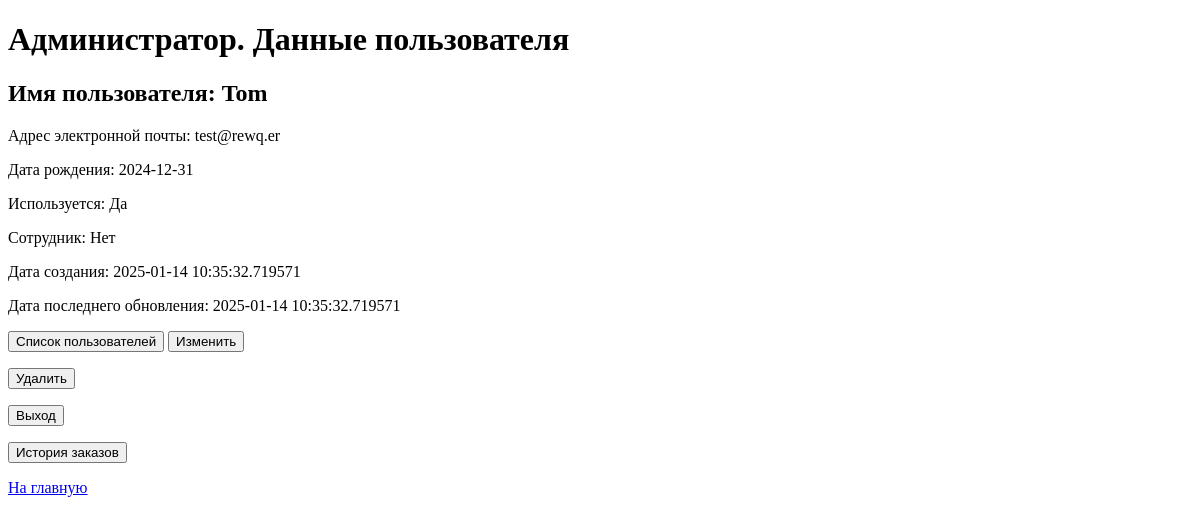
Before: /user/list/2 (signed in) with the older database file.
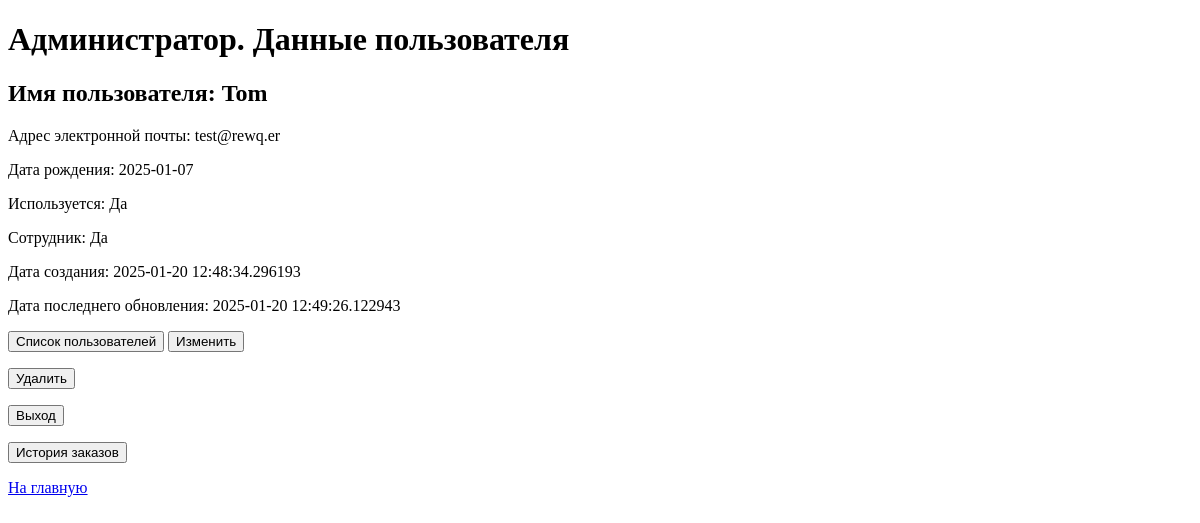
After: the same page with the newer database file.
### app/models/users.py (models this page shows)
class User(Base):
    __tablename__ = 'users'
    __table_args__ = {'keep_existing': True}
    id = Column(INTEGER, primary_key=True, index=True)
    username = Column(String, index=True, unique=True)
    email = Column(String, index=True, unique=True)
    day_birth = Column(DATE)
    password = Column(String)
    is_active = Column(BOOLEAN, default=True)
    is_staff = Column(BOOLEAN, default=False)
    admin = Column(BOOLEAN, default=False)
    created_at = Column(DATETIME)
    updated_at = Column(DATETIME)
    purchase = relationship(
        'BuyerProd',
        back_populates='user',
        cascade='save-update, merge, delete, delete-orphan',
        passive_deletes=True,
    )

### app/routers/users.py (the view)
@user_router.get('/list/{id_user}')
async def select_user_admin_get(request: Request, db: Annotated[Session, Depends(get_db)],
                                user: Annotated[User, Depends(get_current_user)], id_user: int):
    info = {'request': request, 'title': 'Администратор. Данные пользователя'}
    if user is None:
        return HTTPException(status_code=status.HTTP_404_NOT_FOUND,
                             detail='Вы не авторизованны или у вас отсутствуют права')
    elif not user.admin:
        return HTTPException(status_code=status.HTTP_404_NOT_FOUND,
                             detail='Вы не авторизованны или у вас отсутствуют права')
    user = find_user_by_id(db, id_user)
    if user is None:
        return HTTPException(status_code=status.HTTP_404_NOT_FOUND, detail='Пользователь не найден')
    else:
        info['user'] = user
        info['is_staff'] = user.admin
    return templates.TemplateResponse("admin_user.html", info)

### app/templates/users/admin_user.html (shortened to what this page needs)
<!DOCTYPE html>
<html lang="en">
<head>
</head>
<body>
    <h1>{{title}}</h1>
    {% if user %}
        <h2> Имя пользователя: {{user.username}}</h2>
        <p> Адрес электронной почты: {{user.email}}</p>
        <p> Дата рождения: {{user.day_birth}}</p>
            <p>Используется: {% if user.is_active %} Да {% else %} Нет {% endif %}</p>
            <p>Сотрудник: {% if user.is_staff %} Да {% else %} Нет {% endif %}</p>
             <p>Дата создания: {{user.created_at}}</p>
            <p>Дата последнего обновления: {{user.updated_at}}</p>
            <a href="\user\list"><button>Список пользователей</button></a>
        <a href="\user\list\update\{{user.id}}"><button>Изменить</button></a>
        <a href="\user\list\delete\{{user.id}}"><button>Удалить</button></a>
        <p><a href="\user\logout"><button>Выход</button></a></p>
        <p><a href="\buy\orders\{{user.id}}"> <button>История заказов</button></a> </p>
    {% else %}
        <p> Вы не авторизованы. Пройдите авторизацию </p>
        <p><a href="\user\login"><button>Вход</button></a></p>
    {% endif %}
    <p><a href="\main"> На главную</a></p>
</body>
</html>

Changed rows visible on the page:
changed User "Tom": day_birth "2024-12-31" → "2025-01-07"; created_at "2025-01-14 10:35:32.719571" → "2025-01-20 12:48:34.296193"; updated_at "2025-01-14 10:35:32.719571" → "2025-01-20 12:49:26.122943"
Other visible differences:
text no longer shown: "Нет"
text now shown: "Да"
